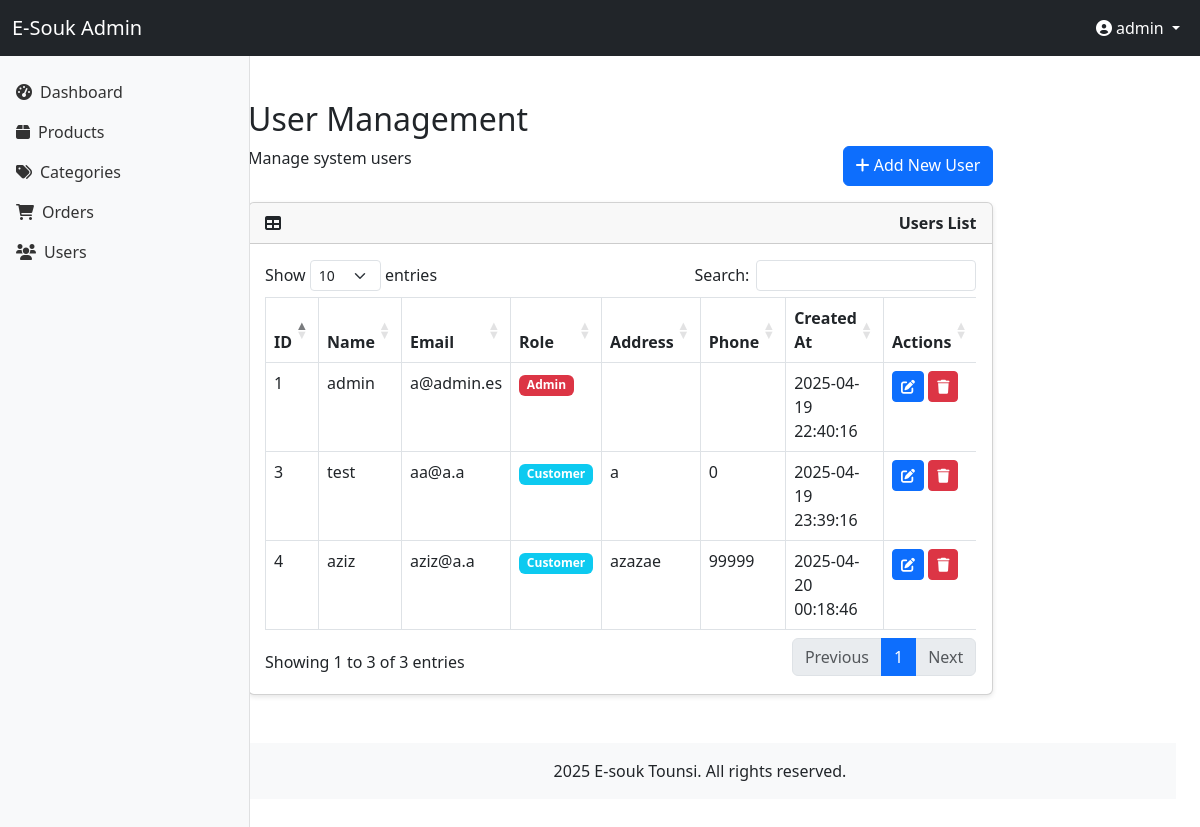
The page /admin/users.php (signed in) on the database its author committed.
### tables this page shows
CREATE TABLE `user` (
  `id_user` int NOT NULL AUTO_INCREMENT,
  `name` varchar(100) NOT NULL,
  `email` varchar(100) NOT NULL,
  `password` varchar(255) NOT NULL,
  `role` enum('admin','customer') NOT NULL DEFAULT 'customer',
  `address` varchar(255) DEFAULT NULL,
  `phone` varchar(20) DEFAULT NULL,
  `created_at` datetime DEFAULT CURRENT_TIMESTAMP,
  PRIMARY KEY (`id_user`),
  UNIQUE KEY `email` (`email`)
);

### admin/users.php (the view, shortened to what this page needs)
<?php
$conn = Database::getInstance();
try {
    $sql = "SELECT id_user, name, email, role, address, phone, created_at FROM user ORDER BY created_at DESC";
    $stmt = $conn->prepare($sql);
    $stmt->execute();
    $users = $stmt->fetchAll(PDO::FETCH_ASSOC);
} catch (PDOException $e) {
    $_SESSION["error_msg"] = "Database error: " . $e->getMessage();
    $users = [];
}
?>
<!DOCTYPE html>
<html lang="en">
<head>
    <link href="https://cdn.jsdelivr.net/npm/bootstrap@5.3.0/dist/css/bootstrap.min.css" rel="stylesheet">
    <link rel="stylesheet" href="https://cdnjs.cloudflare.com/ajax/libs/font-awesome/6.4.0/css/all.min.css">
    <link rel="stylesheet" href="../assets/css/admin.css">
    <link rel="stylesheet" href="https://cdn.datatables.net/1.11.5/css/dataTables.bootstrap5.min.css">
</head>
<body>
    <?php include "includes/header.php"; ?>
    <div class="container-fluid">
        <div class="row">
            <main class="col-md-9 ml-sm-auto col-lg-10 px-md-4 py-4">
                <h2>User Management</h2>
                <div class="d-flex justify-content-between mb-3">
                    <p>Manage system users</p>
                    <a href="add_user.php" class="btn btn-primary">
                        <i class="fas fa-plus"></i> Add New User
                    </a>
                </div>
                <div class="card mb-4">
                    <div class="card-header">
                        <i class="fas fa-table me-1"></i>
                        Users List
                    </div>
                    <div class="card-body">
                        <div class="table-responsive">
                            <table class="table table-bordered" id="usersTable" width="100%" cellspacing="0">
                                <thead>
                                    <tr>
                                        <th>ID</th>
                                        <th>Name</th>
                                        <th>Email</th>
                                        <th>Role</th>
                                        <th>Address</th>
                                        <th>Phone</th>
                                        <th>Created At</th>
                                        <th>Actions</th>
                                    </tr>
                                </thead>
                                <tbody>
                                    <?php if (count($users) > 0): ?>
                                        <?php foreach($users as $row): ?>
                                        <tr>
                                            <td><?= $row["id_user"] ?></td>
                                            <td><?= htmlspecialchars($row["name"]) ?></td>
                                            <td><?= htmlspecialchars($row["email"]) ?></td>
                                            <td>
                                                <span class="badge bg-<?= $row["role"] == "admin" ? "danger" : "info" ?>">
                                                    <?= ucfirst(htmlspecialchars($row["role"])) ?>
                                                </span>
                                            </td>
                                            <td><?= htmlspecialchars($row["address"] ?? '') ?></td>
                                            <td><?= htmlspecialchars($row["phone"] ?? '') ?></td>
                                            <td><?= $row["created_at"] ?></td>
                                            <td>
                                                <a href="edit_user.php?id=<?= $row["id_user"] ?>" class="btn btn-sm btn-primary">
                                                    <i class="fas fa-edit"></i>
                                                </a>
                                                <a href="users.php?action=delete&id=<?= $row["id_user"] ?>"
                                                   class="btn btn-sm btn-danger"
                                                   onclick="return confirm('Are you sure you want to delete this user?')">
                                                    <i class="fas fa-trash"></i>
                                                </a>
                                            </td>
                                        </tr>
                                        <?php endforeach; ?>
                                    <?php else: ?>
                                        <tr>
                                            <td colspan="8" class="text-center">No users found</td>
                                        </tr>
                                    <?php endif; ?>
                                </tbody>
                            </table>
                        </div>
                    </div>
                </div>
            </main>
        </div>
    </div>
    <?php include "includes/footer.php"; ?>
</body>
</html>

### admin/css/admin.css (style rules this page uses)
* { margin: 0; padding: 0; box-sizing: border-box; font-family: 'Segoe UI', Tahoma, Geneva, Verdana, sans-serif; }
:root { --primary: #3498db; --secondary: #2ecc71; --danger: #e74c3c; --warning: #f39c12; --dark: #34495e; --light: #ecf0f1; --sidebar-width: 250px; --header-height: 60px; }
body { background-color: #f5f5f5; color: #333; }
.card { background-color: white; border-radius: 5px; box-shadow: 0 2px 5px rgba(0,0,0,0.1); margin-bottom: 20px; overflow: hidden; }
.card-header { padding: 15px 20px; border-bottom: 1px solid #eee; font-weight: 600; display: flex; justify-content: space-between; align-items: center; }
.card-body { padding: 20px; }
.btn { padding: 10px 15px; border: none; border-radius: 4px; cursor: pointer; font-weight: 500; transition: all 0.2s; }
.btn-primary { background-color: var(--primary); color: white; }
.btn-danger { background-color: var(--danger); color: white; }

### admin/includes/header.php (style rules this page uses)
body { padding-top: 56px; }

### rows shown on the page
user: id_user "4", name "aziz", email "aziz@a.a", role "Customer", address "azazae", phone "99999", created_at "2025-04-20 00:18:46"
user: id_user "3", name "test", email "aa@a.a", role "Customer", address "a", phone "0", created_at "2025-04-19 23:39:16"
user: id_user "1", name "admin", email "a@admin.es", role "Admin", created_at "2025-04-19 22:40:16"

### other values the page prints
$_SESSION['user_name'] "admin"
